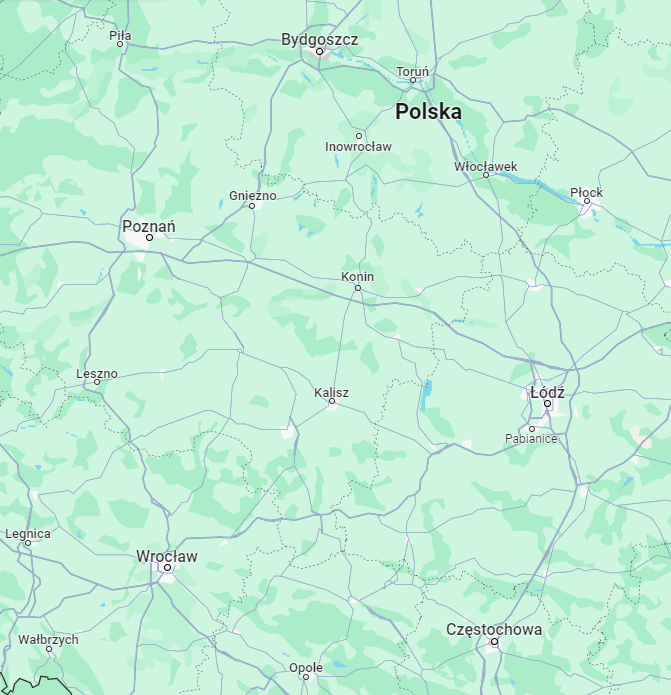
#> input picture map_reader/example.png, 671 x 695 px, found by its file name
$ python main.py
#> lines starting #> are read from the running program, lines starting #| are printed output that depends on the picture
import time
from urllib.request import urlopen

import cv2
from easyocr import easyocr
from lxml import etree

path = 'example.png'

def main():
    print('Reading countries from photo...')
    countries = read_countries(path)

    for country in countries:
        search_for_country_info(country)

def read_countries(img_path: str):
#> called with img_path = 'example.png'
    img = cv2.imread(img_path, cv2.IMREAD_COLOR)
#> img is the input picture: shape (695, 671, 3); mean B, G, R 216.3, 238.7, 195.2
    gray = cv2.cvtColor(img, cv2.COLOR_BGR2GRAY)
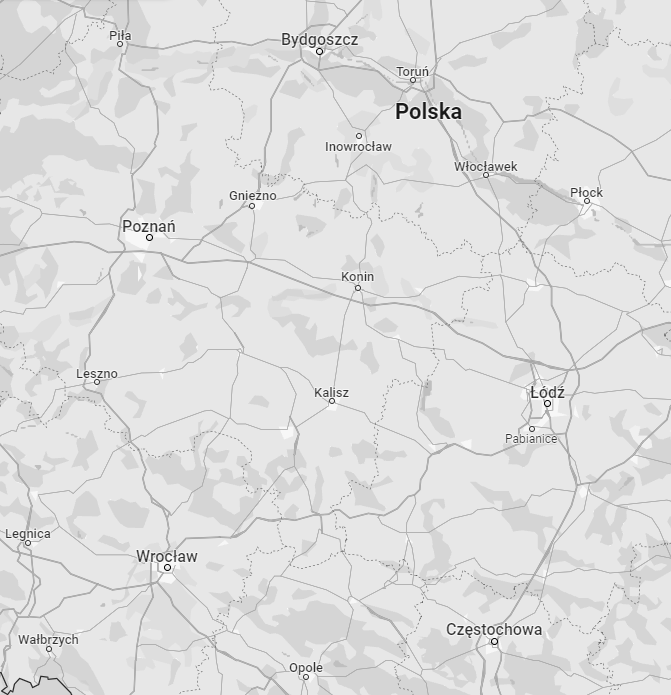
#> gray: shape (695, 671); min 0, max 253, mean 223.3
    gray = cv2.bilateralFilter(gray, 13, 15, 15)
    _, threshold = cv2.threshold(gray, 127, 255, cv2.THRESH_BINARY)
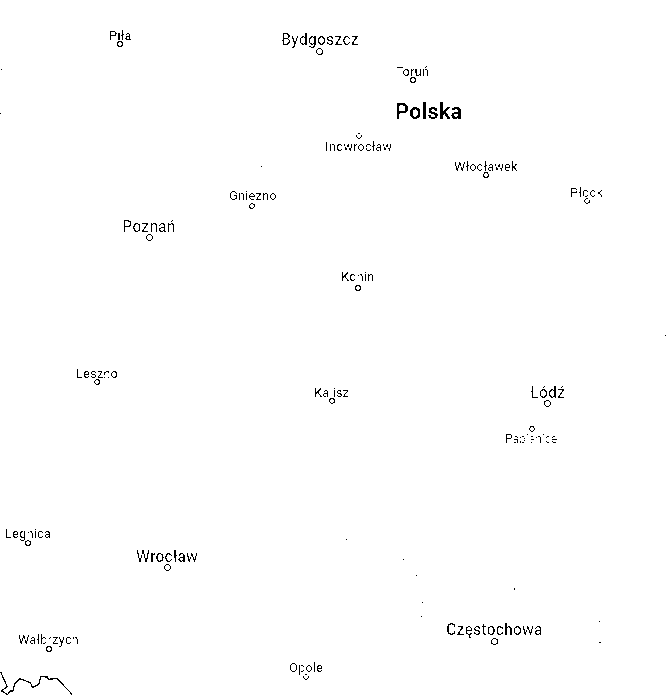
#> threshold: shape (695, 671); 99.3% white; black in thin lines or dots

    reader = easyocr.Reader(['en'])
    results = reader.readtext(img, decoder='wordbeamsearch', detail=0)

    return results

def search_for_country_info(country_name: str):
    country_in_url = words_as_sentence(country_name).replace(' ','')
    url = f"https://www.countryreports.org/country/{country_in_url}/fact.htm"

    print(f'Searching info about `{words_as_sentence(country_name)}`...')
    print(f"Source: {url}\n")

    page = urlopen(url)
    html = page.read().decode("utf-8")
    dom = etree.HTML(str(html))

    td_list = dom.xpath('//*[@id="my-content"]/div/div/div/div[3]/div/div/table/tr/td')

    for i, j in pairwise(td_list):
        print(f"{i.text.strip()}: ")
        print(f"{j.text.strip()}\n")
        time.sleep(0.2)

    print('\nPress `Enter` to continue...')
    input()

def pairwise(iterable):
    a = iter(iterable)
    return zip(a, a)

def words_as_sentence(text):
    result = ''
    for text in text.split(' '):
        result += f'{text[0].upper()}{text[1:]} '

    return result.strip()

main()
#> (the call stopped at in read_countries, `reader = easyocr.Reader(['en'])`: easyocr is not available in this run)
